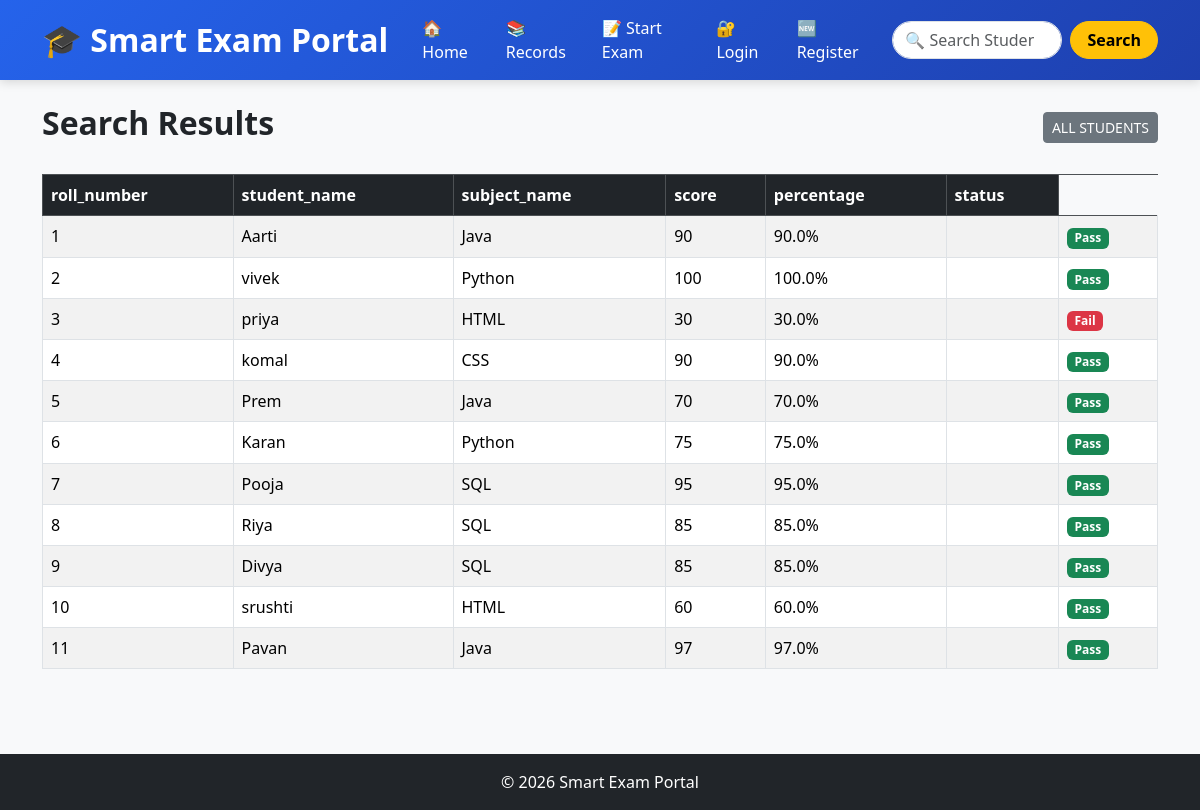
Screenshot of /search with the database file from the repository.
### tables this page shows
CREATE TABLE students (
    id INTEGER PRIMARY KEY AUTOINCREMENT,
    roll_number INTEGER,
    subject_name TEXT,
    student_name TEXT,
    score INTEGER,
    percentage REAL,
    exam_date TEXT
, subject_id INTEGER, photo TEXT DEFAULT 'default.jpg');

CREATE TABLE subjects (
        id INTEGER PRIMARY KEY AUTOINCREMENT,
        name TEXT NOT NULL UNIQUE
    );

### smart_exam_portal/app.py (the view)
@app.route("/search")
def search():
    q = request.args.get("q", "")
    conn = get_db()
    if q:
        students = conn.execute("""
            SELECT
                students.id,
                students.roll_number,
                students.student_name,
                students.score,
                students.percentage,
                students.exam_date,
                students.photo,
                subjects.name AS subject_name
            FROM students
            LEFT JOIN subjects
            ON students.subject_id = subjects.id
            WHERE students.student_name LIKE ?
            OR CAST(students.roll_number AS TEXT) LIKE ?
        """, (f"%{q}%", f"%{q}%")).fetchall()
    else:
        students = conn.execute("""
            SELECT
                students.id,
                students.roll_number,
                students.student_name,
                students.score,
                students.percentage,
                students.exam_date,
                subjects.name AS subject_name
            FROM students
            LEFT JOIN subjects
            ON students.subject_id = subjects.id
        """).fetchall()
    conn.close()
    return render_template(
        "search.html",
        students=students,
        query=q
    )

### smart_exam_portal/database.py (called while the page is built)
def get_db():
    conn = sqlite3.connect("myproject.db")
    conn.row_factory = sqlite3.Row
    return conn

### smart_exam_portal/templates/search.html (shortened to what this page needs)
{% extends "base.html" %}
{% block content %}
<div class="d-flex justify-content-between align-items-center mb-4">
    <h2 class="fw-bold">Search Results</h2>
    <a href="{{ url_for('records') }}"
       class="btn btn-secondary btn-sm">
        ALL STUDENTS
    </a>
</div>
{% if students|length > 0 %}
<table class="table table-striped table-bordered table-hover">
    <thead class="table-dark">
        <tr>
            <th>roll_number</th>
            <th>student_name</th>
            <th>subject_name</th>
            <th>score</th>
            <th>percentage</th>
            <th>status</th>
        </tr>
    </thead>
    <tbody>
        {% for student in students %}
        <tr>
            <td>{{ student.roll_number }}</td>
            <td>{{ student.student_name }}</td>
            <td>{{ student.subject_name }}</td>
            <td>{{ student.score }}</td>
            <td>{{ student.percentage }}%</td>
            <td>{{ student.status }}</td>
            <td>
                {% if student.percentage >= 40 %}
                    <span class="badge bg-success">
                        Pass
                    </span>
                {% else %}
                    <span class="badge bg-danger">
                        Fail
                    </span>
                {% endif %}
            </td>
        </tr>
        {% endfor %}
    </tbody>
</table>
{% endif %}
{% endblock %}

### smart_exam_portal/templates/base.html (style rules this page uses)
body { background-color:#f8f9fa; }

### rows the page displays
students: roll_number "1", student_name "Aarti", subject_name "Java", score "90", percentage "90.0", shows "Pass"
students: roll_number "2", student_name "vivek", subject_name "Python", score "100", percentage "100.0", shows "Pass"
students: roll_number "3", student_name "priya", subject_name "HTML", score "30", percentage "30.0", shows "Fail"
students: roll_number "4", student_name "komal", subject_name "CSS", score "90", percentage "90.0", shows "Pass"
students: roll_number "5", student_name "Prem", subject_name "Java", score "70", percentage "70.0", shows "Pass"
students: roll_number "6", student_name "Karan", subject_name "Python", score "75", percentage "75.0", shows "Pass"
students: roll_number "7", student_name "Pooja", subject_name "SQL", score "95", percentage "95.0", shows "Pass"
students: roll_number "8", student_name "Riya", subject_name "SQL", score "85", percentage "85.0", shows "Pass"
students: roll_number "9", student_name "Divya", subject_name "SQL", score "85", percentage "85.0", shows "Pass"
students: roll_number "10", student_name "srushti", subject_name "HTML", score "60", percentage "60.0", shows "Pass"
students: roll_number "11", student_name "Pavan", subject_name "Java", score "97", percentage "97.0", shows "Pass"
